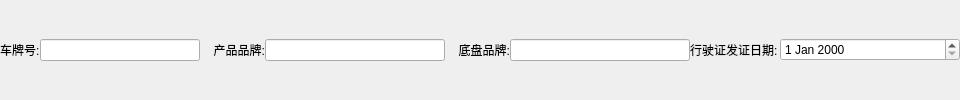
        <widget class="QWidget" name="widget_2" native="true">
         <layout class="QHBoxLayout" name="horizontalLayout_2">
          <property name="spacing">
           <number>0</number>
          </property>
          <property name="leftMargin">
           <number>0</number>
          </property>
          <property name="topMargin">
           <number>0</number>
          </property>
          <property name="rightMargin">
           <number>0</number>
          </property>
          <property name="bottomMargin">
           <number>0</number>
          </property>
          <item>
           <widget class="QLabel" name="label_5">
            <property name="minimumSize">
             <size>
              <width>40</width>
              <height>0</height>
             </size>
            </property>
            <property name="maximumSize">
             <size>
              <width>40</width>
              <height>16777215</height>
             </size>
            </property>
            <property name="text">
             <string>车牌号:</string>
            </property>
           </widget>
          </item>
          <item>
           <widget class="QLineEdit" name="numberLE">
            <property name="minimumSize">
             <size>
              <width>160</width>
              <height>0</height>
             </size>
            </property>
            <property name="maximumSize">
             <size>
              <width>160</width>
              <height>16777215</height>
             </size>
            </property>
           </widget>
          </item>
          <item>
           <widget class="QLabel" name="label_6">
            <property name="minimumSize">
             <size>
              <width>65</width>
              <height>0</height>
             </size>
            </property>
            <property name="maximumSize">
             <size>
              <width>65</width>
              <height>16777215</height>
             </size>
            </property>
            <property name="text">
             <string>产品品牌:</string>
            </property>
            <property name="alignment">
             <set>Qt::AlignRight|Qt::AlignTrailing|Qt::AlignVCenter</set>
            </property>
           </widget>
          </item>
          <item>
           <widget class="QLineEdit" name="carBrandLE">
            <property name="minimumSize">
             <size>
              <width>180</width>
              <height>0</height>
             </size>
            </property>
            <property name="maximumSize">
             <size>
              <width>180</width>
              <height>16777215</height>
             </size>
            </property>
           </widget>
          </item>
          <item>
           <widget class="QLabel" name="label_7">
            <property name="minimumSize">
             <size>
              <width>65</width>
              <height>0</height>
             </size>
            </property>
            <property name="maximumSize">
             <size>
              <width>65</width>
              <height>16777215</height>
             </size>
            </property>
            <property name="text">
             <string>底盘品牌:</string>
            </property>
            <property name="alignment">
             <set>Qt::AlignRight|Qt::AlignTrailing|Qt::AlignVCenter</set>
            </property>
           </widget>
          </item>
          <item>
           <widget class="QLineEdit" name="chassisBrandLE">
            <property name="minimumSize">
             <size>
              <width>180</width>
              <height>0</height>
             </size>
            </property>
            <property name="maximumSize">
             <size>
              <width>180</width>
              <height>16777215</height>
             </size>
            </property>
           </widget>
          </item>
          <item>
           <widget class="QLabel" name="label_8">
            <property name="minimumSize">
             <size>
              <width>90</width>
              <height>0</height>
             </size>
            </property>
            <property name="maximumSize">
             <size>
              <width>90</width>
              <height>16777215</height>
             </size>
            </property>
            <property name="text">
             <string>行驶证发证日期:</string>
            </property>
           </widget>
          </item>
          <item>
           <widget class="QDateEdit" name="drivingLicenseDateDE">
            <property name="minimumSize">
             <size>
              <width>180</width>
              <height>0</height>
             </size>
            </property>
            <property name="maximumSize">
             <size>
              <width>180</width>
              <height>16777215</height>
             </size>
            </property>
           </widget>
          </item>
         </layout>
        </widget>
